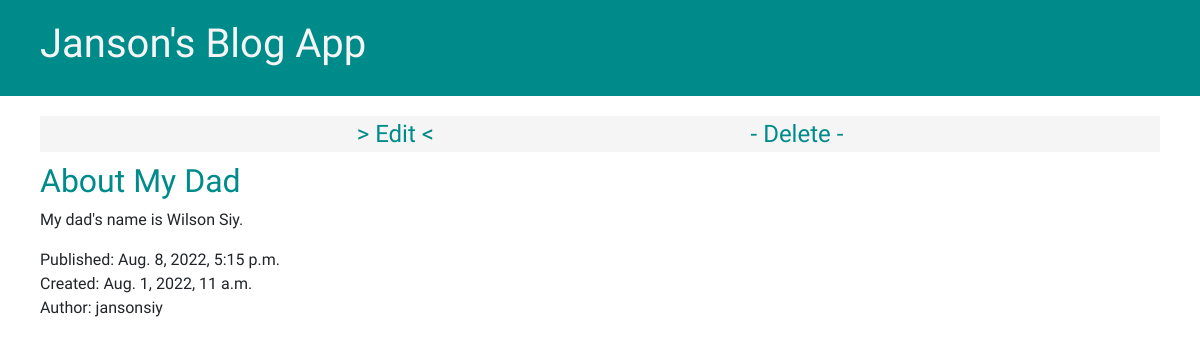
The app's page /post/4 with its own data.
### blog/models.py (models this page shows, shortened)
class Post(models.Model):
    author = models.ForeignKey(settings.AUTH_USER_MODEL, on_delete=models.CASCADE)
    title = models.CharField(max_length=200)
    text = models.TextField()
    created_date = models.DateTimeField(default=timezone.now)
    published_date = models.DateTimeField(blank=True, null=True)

### blog/views.py (the view)
# urls.py: path('post/<int:id>', views.post_details, name='post_details'),
def post_details(request, id: int):
    post = get_object_or_404(Post, id=id)
    context = {
        'post': post,
    }
    return render(request, 'blog/post_details.html', context)

### blog/templates/blog/post_details.html
{% extends 'blog/base.html' %}
{% block content %}
    <div class="actions">
        <a href="{% url 'edit_post' post.id %}">> Edit <</a>
        <a href="{% url 'delete_post' post.id %}">- Delete -</a>
    </div>
    <article>
        <h2>{{ post.title }}</a></h2>
        <p>{{ post.text }}</p>
        <time>
            Published: {{ post.published_date }}
            <br>
            Created: {{ post.created_date }}
        </time>
        <address>Author: {{ post.author }}</address>
    </article>
{% endblock %}

### blog/static/css/blog.css (style rules this page uses)
body { font-family: 'Mouse Memoirs', sans-serif; }
h2, a:active, a:hover, a:link, a:visited, .messages { color: #008B8B; text-decoration: none; }
.actions, .messages { align-items: center; background-color: whitesmoke; display: flex; font-size: 1.5em; justify-content: space-evenly; }
.actions { margin: 0px 0px 10px 0px; }

### records on screen
Post: title "About My Dad", text "My dad's name is Wilson Siy.", published_date "Aug. 8, 2022, 5:15 p.m.", created_date "Aug. 1, 2022, 11 a.m.", author "jansonsiy"
